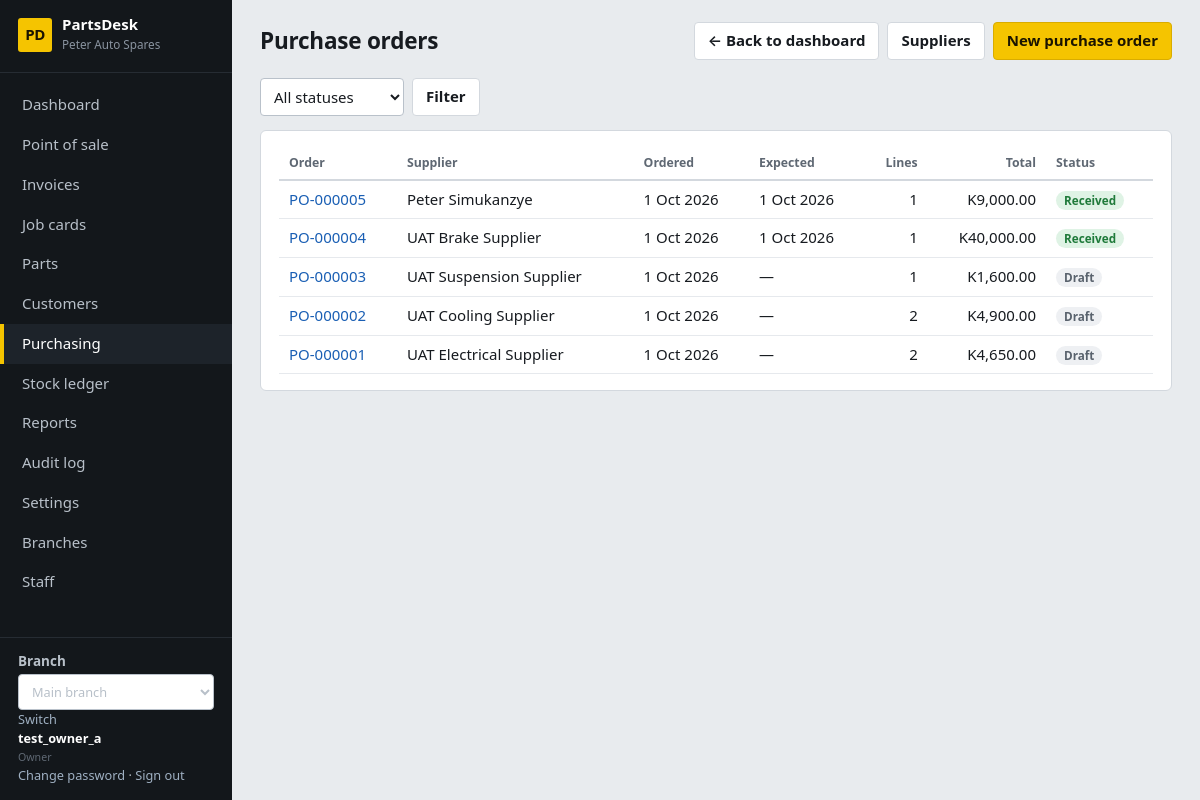
/stock/purchase-orders/ (signed in), run on the app's committed database.
### core/models.py (models this page shows, shortened)
class ShopSettings(TrackedModel):
    tenant = models.OneToOneField(Tenant, on_delete=models.CASCADE, related_name="settings")
    shop_name = models.CharField(max_length=120, default="My Spare Parts Shop")
    address = models.TextField(blank=True)
    phone = models.CharField(max_length=60, blank=True)
    email = models.EmailField(blank=True)
    tax_id = models.CharField("Tax / TPIN number", max_length=60, blank=True)
    currency_symbol = models.CharField(max_length=8, default="$")
    tax_name = models.CharField(max_length=20, default="VAT")
    tax_rate = models.DecimalField("Tax rate %", max_digits=5, decimal_places=2, default=Decimal("0"))
    prices_include_tax = models.BooleanField(default=True, help_text="Untick if prices are entered before tax.")
    counter_max_discount = models.DecimalField(
        "Max discount % for counter staff", max_digits=5, decimal_places=2, default=Decimal("10"),
        help_text="Managers and the owner can exceed this.")
    default_labour_rate = models.DecimalField("Default labour rate per hour", max_digits=10, decimal_places=2, default=Decimal("0"))
    invoice_footer = models.CharField(max_length=200, blank=True, default="Thank you for your business.")
    class Meta:
        verbose_name_plural = "shop settings"
    @classmethod
    def get(cls, tenant):
        obj, _ = cls.objects.get_or_create(tenant=tenant)
        return obj

class User(AbstractUser):
    class Role(models.TextChoices):
        OWNER = "owner", "Owner"
        MANAGER = "manager", "Manager"
        COUNTER = "counter", "Counter sales"
        MECHANIC = "mechanic", "Mechanic"
        STOREKEEPER = "storekeeper", "Storekeeper"
    role = models.CharField(max_length=20, choices=Role.choices, default=Role.COUNTER)
    tenant = models.ForeignKey(Tenant, null=True, blank=True, on_delete=models.PROTECT, related_name="users")
    branches = models.ManyToManyField(Branch, blank=True, related_name="staff")
    @property
    def display_name(self):
        return self.get_full_name() or self.username

### stock/models.py (models this page shows, shortened)
class PurchaseOrder(TrackedModel):
    branch = models.ForeignKey(Branch, on_delete=models.PROTECT)
    class Status(models.TextChoices):
        DRAFT = "draft", "Draft"
        ORDERED = "ordered", "Ordered"
        PARTIAL = "partial", "Partly received"
        RECEIVED = "received", "Received"
        CANCELLED = "cancelled", "Cancelled"
    number = models.CharField(max_length=20)
    supplier = models.ForeignKey(Supplier, on_delete=models.PROTECT, related_name="purchase_orders")
    status = models.CharField(max_length=12, choices=Status.choices, default=Status.DRAFT)
    order_date = models.DateField(default=timezone.localdate)
    expected_date = models.DateField(null=True, blank=True)
    supplier_ref = models.CharField("Supplier invoice / delivery note", max_length=60, blank=True)
    notes = models.TextField(blank=True)
    created_by = models.ForeignKey(settings.AUTH_USER_MODEL, null=True, on_delete=models.SET_NULL)
    created_at = models.DateTimeField(auto_now_add=True)
    class Meta:
        ordering = ["-created_at"]
        constraints = [models.UniqueConstraint(fields=["branch", "number"], name="po_branch_number")]
    def get_absolute_url(self):
        return reverse("po_detail", args=[self.pk])
    @property
    def total(self):
        return sum((l.qty_ordered * l.unit_cost for l in self.lines.all()), Decimal("0"))

class PurchaseOrderLine(TrackedModel):
    po = models.ForeignKey(PurchaseOrder, on_delete=models.CASCADE, related_name="lines")
    part = models.ForeignKey(Part, on_delete=models.PROTECT)
    qty_ordered = models.DecimalField(max_digits=12, decimal_places=2)
    qty_received = models.DecimalField(max_digits=12, decimal_places=2, default=Decimal("0"))
    unit_cost = models.DecimalField(max_digits=12, decimal_places=2)
    class Meta:
        unique_together = [("po", "part")]
        ordering = ["id"]

### catalog/models.py (models this page shows)
class Supplier(TrackedModel):
    tenant = models.ForeignKey(Tenant, on_delete=models.PROTECT)
    name = models.CharField(max_length=120)
    contact_person = models.CharField(max_length=120, blank=True)
    phone = models.CharField(max_length=60, blank=True)
    email = models.EmailField(blank=True)
    address = models.TextField(blank=True)
    payment_terms = models.CharField(max_length=120, blank=True)
    notes = models.TextField(blank=True)
    is_active = models.BooleanField(default=True)
    class Meta:
        ordering = ["name"]
        constraints = [models.UniqueConstraint(fields=["tenant", "name"], name="supplier_tenant_name")]
    def __str__(self):
        return self.name

### stock/views.py (the view)
# urls.py: path("purchase-orders/", views.POList.as_view(), name="po_list"),
class POList(RoleRequiredMixin, ListView):
    allowed_roles = STOCK
    template_name = "stock/po_list.html"
    context_object_name = "orders"
    paginate_by = 30
    def get_queryset(self):
        qs = PurchaseOrder.objects.filter(branch=self.request.branch).select_related("supplier").prefetch_related("lines")
        status = self.request.GET.get("status")
        return qs.filter(status=status) if status in S.values else qs
    def get_context_data(self, **kw):
        ctx = super().get_context_data(**kw)
        ctx.update(page_title="Purchase orders", statuses=S.choices, g=self.request.GET)
        return ctx

### core/audit.py (called while the page is built)
@contextmanager
def audit_context(**values):
    token = _current.set(dict(_current.get(), **values))
    try:
        yield
    finally:
        _current.reset(token)

def metadata(request):
    try:
        address = str(ip_address(request.META.get('REMOTE_ADDR', '')))
    except ValueError:
        address = None
    match = request.resolver_match
    return dict(request_id=request.audit_request_id, ip_address=address,
                route=(match.view_name if match else 'unmatched')[:100], method=request.method[:10])

### core/context.py (called while the page is built)
def shop(request):
    if not request.user.is_authenticated:
        return {}
    if request.branch is None:
        return {"shop": None, "nav": [], "branches": [], "active_branch": None}
    items = []
    for label, name, roles in NAV:
        if roles is None or request.user.role in roles:
            url = reverse(name)
            active = request.path == url if url == "/" else request.path.startswith(url)
            items.append({"label": label, "url": url, "active": active})
    return {"shop": ShopSettings.get(request.tenant), "nav": items,
            "branches": allowed_branches(request.user), "active_branch": request.branch}

### core/models.py (called while the page is built)
    def save(self, *args, **kwargs):
        if not self._state.adding:
            raise ValueError("Audit records cannot be edited.")
        return super().save(*args, **kwargs)

### core/navigation.py (called while the page is built)
def page_back_link(request):
    if request is None or not request.user.is_authenticated:
        return None
    match = request.resolver_match
    name = match.url_name if match else None
    if name == 'dashboard':
        return None
    kwargs = {}
    if name == 'vehicle_create':
        if 'pk' in match.kwargs:
            target, label = 'customer_detail', 'Back to customer'
            kwargs = {'pk': match.kwargs['pk']}
        else:
            target, label = 'vehicle_list', 'Back to vehicles'
    elif name in RECORD_PARENTS:
        target, label = RECORD_PARENTS[name]
        kwargs = {'pk': match.kwargs['pk']}
    else:
        target, label = PARENTS.get(name, ('dashboard', 'Back to dashboard'))
    return {'url': reverse(target, kwargs=kwargs), 'label': label}

### core/permissions.py (called while the page is built)
    def test_func(self):
        user = self.request.user
        return user.is_authenticated and self.request.branch is not None and (
            self.allowed_roles is None or user.role in self.allowed_roles
        )

### core/templatetags/ui.py (called while the page is built)
@register.filter
def status_class(value):
    return "b-" + STATUS_CLASSES.get(str(value), "muted")

### templates/stock/po_list.html (shortened to what this page needs)
{% extends "base.html" %}{% load ui %}
{% block actions %}<a class="btn" href="{% url 'supplier_list' %}">Suppliers</a><a class="btn primary" href="{% url 'po_create' %}">New purchase order</a>{% endblock %}
{% block content %}
<form class="filters" method="get"><select name="status"><option value="">All statuses</option></select><button class="btn">Filter</button></form>
<section class="card"><div class="tablewrap"><table><thead><tr><th>Order</th><th>Supplier</th><th>Ordered</th><th>Expected</th><th class="num">Lines</th><th class="num">Total</th><th>Status</th></tr></thead><tbody>
{% for o in orders %}<tr><td><a href="{{ o.get_absolute_url }}">{{ o.number }}</a></td><td>{{ o.supplier }}</td><td>{{ o.order_date|date:"j M Y" }}</td><td>{{ o.expected_date|date:"j M Y"|default:"—" }}</td><td class="num">{{ o.lines.all|length }}</td><td class="num">{% money o.total %}</td><td><span class="badge {{ o.status|status_class }}">{{ o.get_status_display }}</span></td></tr>
{% empty %}<tr><td colspan="7" class="empty">No purchase orders yet. Create one, or draft them from the low-stock report.</td></tr>{% endfor %}</tbody></table></div>{% include "partials/pagination.html" %}</section>{% endblock %}

### templates/base.html (shortened to what this page needs)
{% load static ui %}<!doctype html>
<html lang="en">
<head>
<link rel="stylesheet" href="{% static 'css/app.css' %}">
</head>
<body data-print-log-url="{% url 'log_print_request' %}" {% if auto_print %}data-autoprint="1"{% endif %}>
<div class="app">
  <aside class="side no-print">
    <div class="brand"><span class="brand-mark">PD</span><div><strong>PartsDesk</strong><small>{{ shop.shop_name }}</small></div></div>
    <nav>{% for item in nav %}<a href="{{ item.url }}" class="{% if item.active %}on{% endif %}">{{ item.label }}</a>{% endfor %}</nav>
    <div class="who">
      {% if branches %}<form method="post" action="{% url 'switch_branch' %}">{% csrf_token %}
      <label for="branch-select">Branch</label><select id="branch-select" name="branch_id" onchange="this.form.submit()">
      {% for b in branches %}<option value="{{ b.pk }}" {% if b.pk == active_branch.pk %}selected{% endif %}>{{ b.name }}</option>{% endfor %}
      </select><button type="submit">Switch</button></form>{% endif %}
      <strong>{{ user.display_name }}</strong><small>{{ user.get_role_display }}</small><br>
      <a href="{% url 'password_change' %}">Change password</a> ·
      <form method="post" action="{% url 'logout' %}">{% csrf_token %}<button type="submit">Sign out</button></form>
    </div>
  </aside>
  <main class="main">
    <header class="top"><h1>{% block page_heading %}{{ page_title }}{% endblock %}</h1><div class="actions">{% page_back_link as back %}{% if back %}<a class="btn no-print" href="{{ back.url }}" aria-label="{{ back.label }}">&larr; {{ back.label }}</a>{% endif %}{% block actions %}{% endblock %}</div></header>
    {% block content %}{% endblock %}
  </main>
</div>
</body>
</html>

### static/css/app.css (style rules this page uses)
:root { --bg:#e8ebee; --panel:#fff; --ink:#171b20; --muted:#5f6873; --line:#d3d8de; --line-soft:#e6e9ed; --side:#13171b; --side-ink:#b8c0c9; --hi:#f5c400; --hi-ink:#1a1400; --ok:#1f7a3a; --warn:#a15c00; --bad:#b42323; --info:#1a5fb4; --mono:ui-monospace,SFMono-Regular,Menlo,Consolas,"Liberation Mono",monospace; }
* { box-sizing:border-box }
html { font-size:15px }
body { margin:0;background:var(--bg);color:var(--ink);font-family:"Segoe UI",system-ui,-apple-system,Roboto,"Helvetica Neue",Arial,sans-serif;line-height:1.45 }
a { color:var(--info);text-decoration:none }
h1,h2,h3 { margin:0;line-height:1.2 }
small,.muted { color:var(--muted) }
.num { text-align:right;font-variant-numeric:tabular-nums }
.app { display:grid;grid-template-columns:232px 1fr;min-height:100vh }
.side { background:var(--side);color:var(--side-ink);display:flex;flex-direction:column;padding:16px 0;position:sticky;top:0;height:100vh }
.brand { display:flex;gap:10px;align-items:center;padding:0 18px 18px;border-bottom:1px solid #262c33 }
.brand-mark { background:var(--hi);color:var(--hi-ink);font-weight:800;border-radius:3px;width:34px;height:34px;display:grid;place-items:center;letter-spacing:-.5px }
.brand strong { color:#fff;display:block;line-height:1.1 }
.brand small { color:#8a94a0;font-size:.78rem }
.side nav { display:flex;flex-direction:column;padding:12px 0;flex:1;overflow:auto }
.side nav a { color:var(--side-ink);padding:9px 18px;border-left:4px solid transparent;font-weight:500 }
.side nav a.on { border-left-color:var(--hi);background:#1d232a;color:#fff }
.who { padding:14px 18px 0;border-top:1px solid #262c33;font-size:.85rem }
.who strong { color:#fff;display:block }
.who a,.who button { color:#9fb0c2;background:none;border:0;padding:0;font:inherit;cursor:pointer }
.who form { display:inline }
.main { padding:22px 28px 40px;min-width:0 }
.top { display:flex;justify-content:space-between;align-items:center;gap:16px;margin-bottom:18px;flex-wrap:wrap }
.top h1 { font-size:1.5rem;letter-spacing:-.01em }
.actions { display:flex;gap:8px;flex-wrap:wrap }
.card { background:var(--panel);border:1px solid var(--line);border-radius:6px;padding:16px 18px;margin-bottom:16px }
.btn,button.btn { display:inline-flex;align-items:center;gap:6px;padding:7px 13px;border:1px solid var(--line);border-radius:4px;background:#fff;color:var(--ink);font:inherit;font-weight:600;cursor:pointer;text-decoration:none }
.btn.primary { background:var(--hi);border-color:#d9ac00;color:var(--hi-ink) }
input,select,textarea { font:inherit;color:inherit;padding:7px 9px;border:1px solid #b9c1ca;border-radius:4px;background:#fff;width:100%;min-width:0 }
label { font-weight:600;font-size:.9rem;display:block;margin-bottom:3px }
.filters { display:flex;gap:8px;flex-wrap:wrap;margin-bottom:14px }
.filters>* { width:auto;flex:0 1 auto }
table { width:100%;border-collapse:collapse }
th { text-align:left;font-size:.82rem;color:var(--muted);font-weight:600;padding:7px 10px;border-bottom:2px solid var(--line);white-space:nowrap }
td { padding:8px 10px;border-bottom:1px solid var(--line-soft);vertical-align:top }
th.num,td.num { text-align:right }
.tablewrap { overflow-x:auto }
.badge { display:inline-block;padding:1px 8px;border-radius:10px;font-size:.78rem;font-weight:600;background:#eef0f3;color:#3b444e;white-space:nowrap }
.b-ok { background:#dff3e5;color:var(--ok) }
.b-muted { background:#eef0f3;color:#59626d }

### data on the page
ShopSettings: shop_name "Peter Auto Spares"
User: display_name "test_owner_a", role "Owner"
PurchaseOrder: number "PO-000005", supplier "Peter Simukanzye", order_date "1 Oct 2026", expected_date "1 Oct 2026", lines.all|length "1", id.currency_symbol "K9,000.00", status "Received"
PurchaseOrder: number "PO-000004", supplier "UAT Brake Supplier", order_date "1 Oct 2026", expected_date "1 Oct 2026", lines.all|length "1", id.currency_symbol "K40,000.00", status "Received"
PurchaseOrder: number "PO-000003", supplier "UAT Suspension Supplier", order_date "1 Oct 2026", expected_date "—", lines.all|length "1", id.currency_symbol "K1,600.00", status "Draft"
PurchaseOrder: number "PO-000002", supplier "UAT Cooling Supplier", order_date "1 Oct 2026", expected_date "—", lines.all|length "2", id.currency_symbol "K4,900.00", status "Draft"
PurchaseOrder: number "PO-000001", supplier "UAT Electrical Supplier", order_date "1 Oct 2026", expected_date "—", lines.all|length "2", id.currency_symbol "K4,650.00", status "Draft"

### other printed values
{{ item.label }} "Dashboard" "Point of sale" "Invoices" "Job cards" "Parts" "Customers" "Purchasing" "Stock ledger" "Reports" "Audit log" "Settings" "Branches" "Staff"
{{ page_title }} "Purchase orders"
{{ back.label }} "Back to dashboard"
form field branch_id "Main branch"
